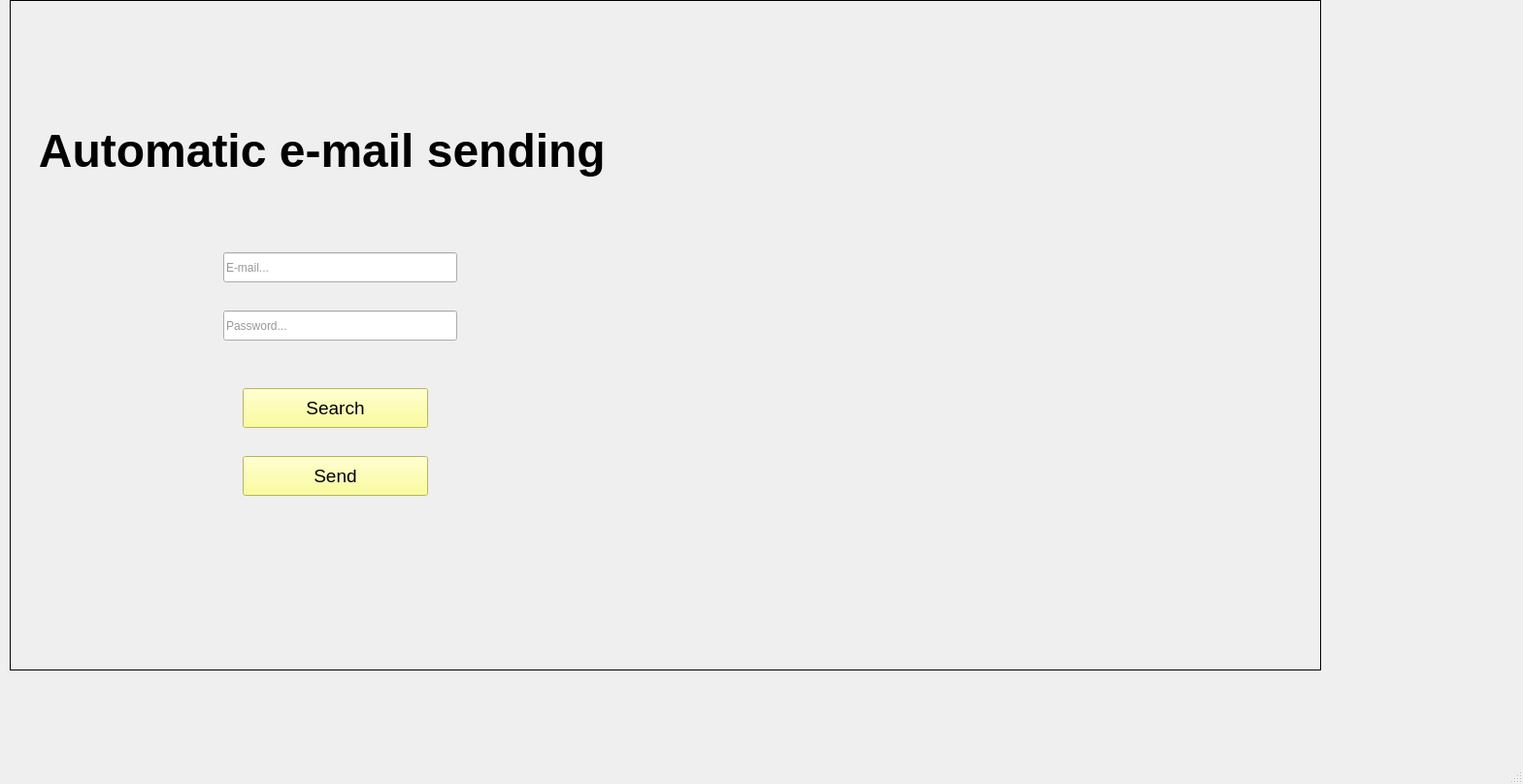
<?xml version="1.0" encoding="UTF-8"?>
<ui version="4.0">
 <class>MainWindow</class>
 <widget class="QMainWindow" name="MainWindow">
  <property name="enabled">
   <bool>true</bool>
  </property>
  <property name="geometry">
   <rect>
    <x>0</x>
    <y>0</y>
    <width>1569</width>
    <height>808</height>
   </rect>
  </property>
  <property name="windowTitle">
   <string>MainWindow</string>
  </property>
  <property name="styleSheet">
   <string notr="true">selection-background-color: qradialgradient(spread:pad, cx:0.5, cy:0.5, radius:0.5, fx:0.5, fy:0.5, stop:0 rgba(255, 255, 255, 255), stop:0.1 rgba(255, 255, 255, 255), stop:0.2 rgba(255, 176, 176, 167), stop:0.3 rgba(255, 151, 151, 92), stop:0.4 rgba(255, 125, 125, 51), stop:0.5 rgba(255, 76, 76, 205), stop:0.52 rgba(255, 76, 76, 205), stop:0.6 rgba(255, 180, 180, 84), stop:1 rgba(255, 255, 255, 0));</string>
  </property>
  <widget class="QWidget" name="centralwidget">
   <widget class="QLineEdit" name="Email">
    <property name="geometry">
     <rect>
      <x>230</x>
      <y>260</y>
      <width>241</width>
      <height>31</height>
     </rect>
    </property>
    <property name="tabletTracking">
     <bool>false</bool>
    </property>
    <property name="toolTip">
     <string>&lt;html&gt;&lt;head/&gt;&lt;body&gt;&lt;p&gt;&lt;br/&gt;&lt;/p&gt;&lt;/body&gt;&lt;/html&gt;</string>
    </property>
    <property name="autoFillBackground">
     <bool>false</bool>
    </property>
    <property name="styleSheet">
     <string notr="true">color: rgb(0, 0, 0);
color: rgb(152, 152, 152);</string>
    </property>
    <property name="inputMask">
     <string/>
    </property>
    <property name="text">
     <string>E-mail...</string>
    </property>
    <property name="frame">
     <bool>true</bool>
    </property>
    <property name="cursorPosition">
     <number>9</number>
    </property>
   </widget>
   <widget class="QPushButton" name="Botao_send">
    <property name="enabled">
     <bool>true</bool>
    </property>
    <property name="geometry">
     <rect>
      <x>250</x>
      <y>470</y>
      <width>191</width>
      <height>41</height>
     </rect>
    </property>
    <property name="font">
     <font>
      <pointsize>14</pointsize>
      <weight>50</weight>
      <bold>false</bold>
     </font>
    </property>
    <property name="mouseTracking">
     <bool>false</bool>
    </property>
    <property name="styleSheet">
     <string notr="true">background-color: rgb(255, 255, 127);</string>
    </property>
    <property name="text">
     <string>Send</string>
    </property>
    <property name="autoDefault">
     <bool>false</bool>
    </property>
   </widget>
   <widget class="QLineEdit" name="Password">
    <property name="geometry">
     <rect>
      <x>230</x>
      <y>320</y>
      <width>241</width>
      <height>31</height>
     </rect>
    </property>
    <property name="styleSheet">
     <string notr="true">color: rgb(152, 152, 152);</string>
    </property>
    <property name="text">
     <string>Password...</string>
    </property>
   </widget>
   <widget class="QPushButton" name="Botao_search">
    <property name="enabled">
     <bool>true</bool>
    </property>
    <property name="geometry">
     <rect>
      <x>250</x>
      <y>400</y>
      <width>191</width>
      <height>41</height>
     </rect>
    </property>
    <property name="font">
     <font>
      <pointsize>14</pointsize>
      <weight>50</weight>
      <bold>false</bold>
     </font>
    </property>
    <property name="styleSheet">
     <string notr="true">background-color: rgb(255, 255, 127);</string>
    </property>
    <property name="text">
     <string>Search</string>
    </property>
   </widget>
   <widget class="QLabel" name="Logo">
    <property name="geometry">
     <rect>
      <x>1120</x>
      <y>570</y>
      <width>221</width>
      <height>101</height>
     </rect>
    </property>
    <property name="autoFillBackground">
     <bool>false</bool>
    </property>
    <property name="styleSheet">
     <string notr="true">background-image: url(:/2/email4.35.jpg);</string>
    </property>
    <property name="text">
     <string/>
    </property>
    <property name="pixmap">
     <pixmap resource="6F1A6198__81403.1624034070.qrc">:/2/email4.35.jpg</pixmap>
    </property>
    <property name="scaledContents">
     <bool>true</bool>
    </property>
   </widget>
   <widget class="QLabel" name="Imagem_fundo">
    <property name="geometry">
     <rect>
      <x>20</x>
      <y>20</y>
      <width>1331</width>
      <height>661</height>
     </rect>
    </property>
    <property name="styleSheet">
     <string notr="true">background-image: url(:/1/contact-us-4193523_9601_720.jpg);</string>
    </property>
    <property name="text">
     <string/>
    </property>
    <property name="pixmap">
     <pixmap resource="6F1A6198__81403.1624034070.qrc">:/1/contact-us-4193523_9601_720.jpg</pixmap>
    </property>
    <property name="scaledContents">
     <bool>true</bool>
    </property>
    <property name="wordWrap">
     <bool>true</bool>
    </property>
   </widget>
   <widget class="QTextBrowser" name="Texto_titulo">
    <property name="enabled">
     <bool>true</bool>
    </property>
    <property name="geometry">
     <rect>
      <x>10</x>
      <y>0</y>
      <width>1351</width>
      <height>691</height>
     </rect>
    </property>
    <property name="styleSheet">
     <string notr="true">background-color: qlineargradient(spread:pad, x1:1, y1:1, x2:1, y2:1, stop:0.52 rgba(0, 0, 0, 0), stop:0.565 rgba(82, 121, 76, 33), stop:0.721925 rgba(255, 238, 150, 129), stop:0.89 rgba(191, 128, 255, 255), stop:1 rgba(255, 128, 128, 204));
border-color: qlineargradient(spread:pad, x1:1, y1:1, x2:1, y2:1, stop:0.52 rgba(0, 0, 0, 0), stop:0.565 rgba(82, 121, 76, 33), stop:0.721925 rgba(255, 238, 150, 129), stop:0.89 rgba(191, 128, 255, 255), stop:1 rgba(255, 128, 128, 204));</string>
    </property>
    <property name="html">
     <string>&lt;!DOCTYPE HTML PUBLIC &quot;-//W3C//DTD HTML 4.0//EN&quot; &quot;http://www.w3.org/TR/REC-html40/strict.dtd&quot;&gt;
&lt;html&gt;&lt;head&gt;&lt;meta name=&quot;qrichtext&quot; content=&quot;1&quot; /&gt;&lt;style type=&quot;text/css&quot;&gt;
p, li { white-space: pre-wrap; }
&lt;/style&gt;&lt;/head&gt;&lt;body style=&quot; font-family:'MS Shell Dlg 2'; font-size:8.25pt; font-weight:400; font-style:normal;&quot;&gt;
&lt;p align=&quot;justify&quot; style=&quot;-qt-paragraph-type:empty; margin-top:0px; margin-bottom:0px; margin-left:0px; margin-right:0px; -qt-block-indent:0; text-indent:0px;&quot;&gt;&lt;br /&gt;&lt;/p&gt;
&lt;p align=&quot;justify&quot; style=&quot;-qt-paragraph-type:empty; margin-top:0px; margin-bottom:0px; margin-left:0px; margin-right:0px; -qt-block-indent:0; text-indent:0px; font-size:36pt; font-weight:600; color:#000000;&quot;&gt;&lt;br /&gt;&lt;/p&gt;
&lt;p align=&quot;justify&quot; style=&quot;-qt-paragraph-type:empty; margin-top:0px; margin-bottom:0px; margin-left:0px; margin-right:0px; -qt-block-indent:0; text-indent:0px; font-size:36pt; font-weight:600; color:#000000;&quot;&gt;&lt;br /&gt;&lt;/p&gt;
&lt;p align=&quot;justify&quot; style=&quot; margin-top:0px; margin-bottom:0px; margin-left:0px; margin-right:0px; -qt-block-indent:0; text-indent:0px;&quot;&gt;&lt;span style=&quot; font-size:36pt; font-weight:600; color:#000000;&quot;&gt;  Automatic e-mail sending&lt;/span&gt;&lt;/p&gt;&lt;/body&gt;&lt;/html&gt;</string>
    </property>
   </widget>
   <zorder>Imagem_fundo</zorder>
   <zorder>Texto_titulo</zorder>
   <zorder>Email</zorder>
   <zorder>Botao_send</zorder>
   <zorder>Password</zorder>
   <zorder>Botao_search</zorder>
   <zorder>Logo</zorder>
  </widget>
  <widget class="QStatusBar" name="statusbar"/>
  <widget class="QMenuBar" name="menubar">
   <property name="geometry">
    <rect>
     <x>0</x>
     <y>0</y>
     <width>1569</width>
     <height>21</height>
    </rect>
   </property>
  </widget>
 </widget>
 <resources>
  <include location="6F1A6198__81403.1624034070.qrc"/>
 </resources>
 <connections/>
</ui>
